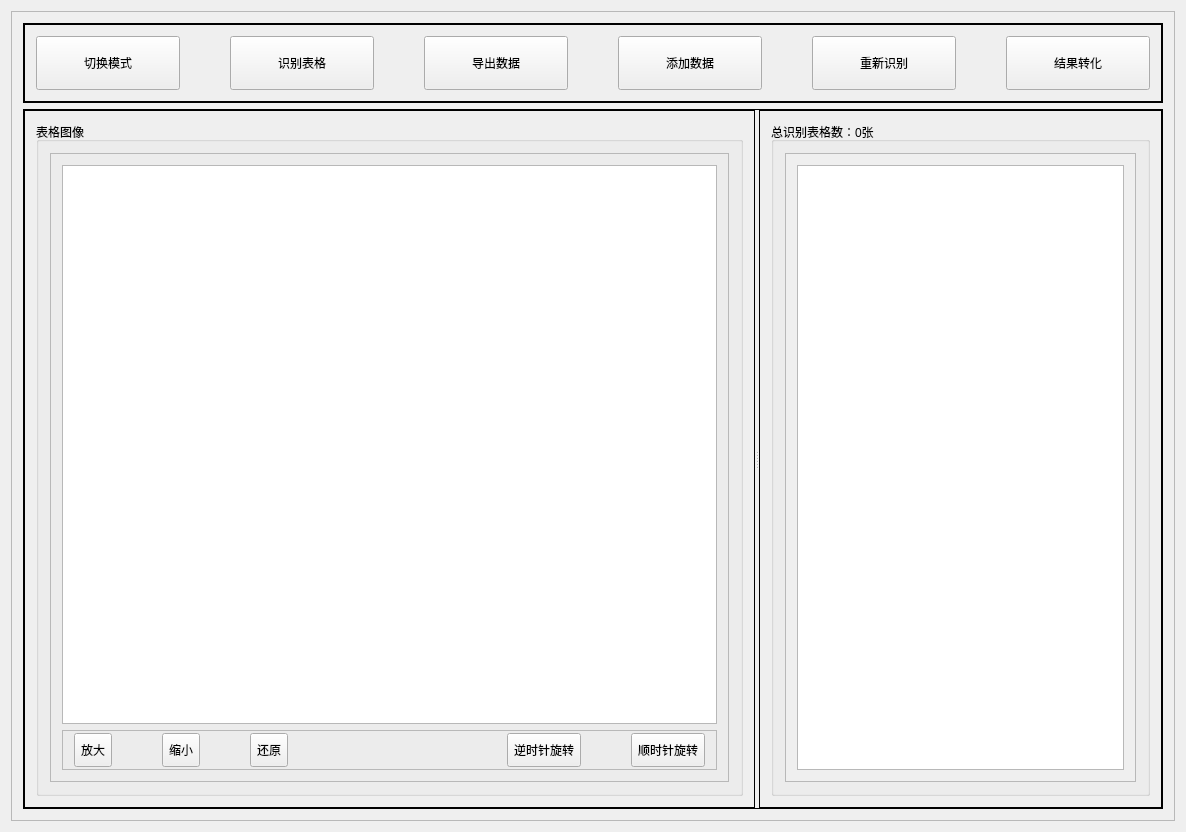
<?xml version="1.0" encoding="UTF-8"?>
<ui version="4.0">
 <class>FormImageAnalyzerClass</class>
 <widget class="QMainWindow" name="FormImageAnalyzerClass">
  <property name="geometry">
   <rect>
    <x>0</x>
    <y>0</y>
    <width>1178</width>
    <height>824</height>
   </rect>
  </property>
  <property name="windowTitle">
   <string>FormImageAnalyzer</string>
  </property>
  <widget class="QWidget" name="centralWidget">
   <layout class="QGridLayout" name="gridLayout">
    <item row="0" column="0">
     <widget class="QFrame" name="centra_frame">
      <property name="frameShape">
       <enum>QFrame::StyledPanel</enum>
      </property>
      <property name="frameShadow">
       <enum>QFrame::Raised</enum>
      </property>
      <layout class="QVBoxLayout" name="verticalLayout">
       <item>
        <widget class="QFrame" name="frame">
         <property name="minimumSize">
          <size>
           <width>0</width>
           <height>80</height>
          </size>
         </property>
         <property name="maximumSize">
          <size>
           <width>16777215</width>
           <height>80</height>
          </size>
         </property>
         <property name="frameShape">
          <enum>QFrame::WinPanel</enum>
         </property>
         <layout class="QHBoxLayout" name="horizontalLayout_2">
          <property name="spacing">
           <number>50</number>
          </property>
          <item>
           <widget class="QToolButton" name="Button_OpenPattern">
            <property name="sizePolicy">
             <sizepolicy hsizetype="Preferred" vsizetype="Preferred">
              <horstretch>0</horstretch>
              <verstretch>0</verstretch>
             </sizepolicy>
            </property>
            <property name="text">
             <string>切换模式</string>
            </property>
           </widget>
          </item>
          <item>
           <widget class="QToolButton" name="Button_Recognize">
            <property name="sizePolicy">
             <sizepolicy hsizetype="Preferred" vsizetype="Preferred">
              <horstretch>0</horstretch>
              <verstretch>0</verstretch>
             </sizepolicy>
            </property>
            <property name="text">
             <string>识别表格</string>
            </property>
           </widget>
          </item>
          <item>
           <widget class="QToolButton" name="Button_Save">
            <property name="sizePolicy">
             <sizepolicy hsizetype="Preferred" vsizetype="Preferred">
              <horstretch>0</horstretch>
              <verstretch>0</verstretch>
             </sizepolicy>
            </property>
            <property name="text">
             <string>导出数据</string>
            </property>
           </widget>
          </item>
          <item>
           <widget class="QToolButton" name="Button_AddData">
            <property name="sizePolicy">
             <sizepolicy hsizetype="Preferred" vsizetype="Preferred">
              <horstretch>0</horstretch>
              <verstretch>0</verstretch>
             </sizepolicy>
            </property>
            <property name="text">
             <string>添加数据</string>
            </property>
           </widget>
          </item>
          <item>
           <widget class="QToolButton" name="Button_Rerecognize">
            <property name="sizePolicy">
             <sizepolicy hsizetype="Preferred" vsizetype="Preferred">
              <horstretch>0</horstretch>
              <verstretch>0</verstretch>
             </sizepolicy>
            </property>
            <property name="text">
             <string>重新识别</string>
            </property>
           </widget>
          </item>
          <item>
           <widget class="QToolButton" name="Button_ExcelRead">
            <property name="sizePolicy">
             <sizepolicy hsizetype="Preferred" vsizetype="Preferred">
              <horstretch>0</horstretch>
              <verstretch>0</verstretch>
             </sizepolicy>
            </property>
            <property name="text">
             <string>结果转化</string>
            </property>
           </widget>
          </item>
         </layout>
        </widget>
       </item>
       <item>
        <widget class="QSplitter" name="splitter">
         <property name="minimumSize">
          <size>
           <width>1140</width>
           <height>700</height>
          </size>
         </property>
         <property name="frameShape">
          <enum>QFrame::Panel</enum>
         </property>
         <property name="orientation">
          <enum>Qt::Horizontal</enum>
         </property>
         <widget class="QFrame" name="frame_3">
          <property name="sizePolicy">
           <sizepolicy hsizetype="Expanding" vsizetype="Preferred">
            <horstretch>0</horstretch>
            <verstretch>0</verstretch>
           </sizepolicy>
          </property>
          <property name="frameShape">
           <enum>QFrame::Panel</enum>
          </property>
          <layout class="QVBoxLayout" name="verticalLayout_7">
           <item>
            <widget class="QGroupBox" name="groupBox_2">
             <property name="sizePolicy">
              <sizepolicy hsizetype="Expanding" vsizetype="Preferred">
               <horstretch>0</horstretch>
               <verstretch>0</verstretch>
              </sizepolicy>
             </property>
             <property name="title">
              <string>表格图像</string>
             </property>
             <layout class="QGridLayout" name="gridLayout_4">
              <item row="0" column="0">
               <widget class="QFrame" name="frame_2">
                <property name="frameShape">
                 <enum>QFrame::StyledPanel</enum>
                </property>
                <property name="frameShadow">
                 <enum>QFrame::Plain</enum>
                </property>
                <layout class="QGridLayout" name="gridLayout_3">
                 <item row="1" column="0">
                  <widget class="QFrame" name="frame_4">
                   <property name="minimumSize">
                    <size>
                     <width>0</width>
                     <height>40</height>
                    </size>
                   </property>
                   <property name="maximumSize">
                    <size>
                     <width>16777215</width>
                     <height>40</height>
                    </size>
                   </property>
                   <property name="frameShape">
                    <enum>QFrame::StyledPanel</enum>
                   </property>
                   <layout class="QHBoxLayout" name="horizontalLayout_3">
                    <property name="spacing">
                     <number>50</number>
                    </property>
                    <property name="topMargin">
                     <number>2</number>
                    </property>
                    <property name="bottomMargin">
                     <number>2</number>
                    </property>
                    <item>
                     <widget class="QToolButton" name="Button_ZoomIn">
                      <property name="sizePolicy">
                       <sizepolicy hsizetype="Preferred" vsizetype="Preferred">
                        <horstretch>0</horstretch>
                        <verstretch>0</verstretch>
                       </sizepolicy>
                      </property>
                      <property name="text">
                       <string>放大</string>
                      </property>
                     </widget>
                    </item>
                    <item>
                     <widget class="QToolButton" name="Button_ZoomOut">
                      <property name="sizePolicy">
                       <sizepolicy hsizetype="Preferred" vsizetype="Preferred">
                        <horstretch>0</horstretch>
                        <verstretch>0</verstretch>
                       </sizepolicy>
                      </property>
                      <property name="text">
                       <string>缩小</string>
                      </property>
                     </widget>
                    </item>
                    <item>
                     <widget class="QToolButton" name="Button_Recover">
                      <property name="sizePolicy">
                       <sizepolicy hsizetype="Preferred" vsizetype="Preferred">
                        <horstretch>0</horstretch>
                        <verstretch>0</verstretch>
                       </sizepolicy>
                      </property>
                      <property name="text">
                       <string>还原</string>
                      </property>
                     </widget>
                    </item>
                    <item>
                     <spacer name="horizontalSpacer">
                      <property name="orientation">
                       <enum>Qt::Horizontal</enum>
                      </property>
                      <property name="sizeHint" stdset="0">
                       <size>
                        <width>40</width>
                        <height>20</height>
                       </size>
                      </property>
                     </spacer>
                    </item>
                    <item>
                     <widget class="QToolButton" name="Button_Clockwise">
                      <property name="sizePolicy">
                       <sizepolicy hsizetype="Preferred" vsizetype="Preferred">
                        <horstretch>0</horstretch>
                        <verstretch>0</verstretch>
                       </sizepolicy>
                      </property>
                      <property name="text">
                       <string>逆时针旋转</string>
                      </property>
                     </widget>
                    </item>
                    <item>
                     <widget class="QToolButton" name="Button_Negative">
                      <property name="sizePolicy">
                       <sizepolicy hsizetype="Preferred" vsizetype="Preferred">
                        <horstretch>0</horstretch>
                        <verstretch>0</verstretch>
                       </sizepolicy>
                      </property>
                      <property name="text">
                       <string>顺时针旋转</string>
                      </property>
                     </widget>
                    </item>
                   </layout>
                  </widget>
                 </item>
                 <item row="0" column="0">
                  <widget class="MyGraphicsView" name="graphicsView"/>
                 </item>
                </layout>
               </widget>
              </item>
             </layout>
            </widget>
           </item>
          </layout>
         </widget>
         <widget class="QFrame" name="frame_1">
          <property name="sizePolicy">
           <sizepolicy hsizetype="Preferred" vsizetype="Preferred">
            <horstretch>0</horstretch>
            <verstretch>0</verstretch>
           </sizepolicy>
          </property>
          <property name="minimumSize">
           <size>
            <width>300</width>
            <height>0</height>
           </size>
          </property>
          <property name="frameShape">
           <enum>QFrame::Panel</enum>
          </property>
          <layout class="QVBoxLayout" name="verticalLayout_6">
           <item>
            <widget class="QGroupBox" name="groupBox_ListTitle">
             <property name="title">
              <string>总识别表格数：0张</string>
             </property>
             <layout class="QVBoxLayout" name="verticalLayout_8">
              <item>
               <widget class="QScrollArea" name="scrollArea_2">
                <property name="widgetResizable">
                 <bool>true</bool>
                </property>
                <widget class="QWidget" name="scrollAreaWidgetContents_2">
                 <property name="geometry">
                  <rect>
                   <x>0</x>
                   <y>0</y>
                   <width>326</width>
                   <height>644</height>
                  </rect>
                 </property>
                 <layout class="QGridLayout" name="gridLayout_2">
                  <item row="0" column="0">
                   <widget class="QTableView" name="tableView"/>
                  </item>
                 </layout>
                </widget>
               </widget>
              </item>
             </layout>
            </widget>
           </item>
          </layout>
         </widget>
        </widget>
       </item>
      </layout>
     </widget>
    </item>
   </layout>
  </widget>
 </widget>
 <layoutdefault spacing="6" margin="11"/>
 <customwidgets>
  <customwidget>
   <class>MyGraphicsView</class>
   <extends>QGraphicsView</extends>
   <header>mygraphicsview.h</header>
  </customwidget>
 </customwidgets>
 <resources>
  <include location="formimageanalyzer.qrc"/>
 </resources>
 <connections>
  <connection>
   <sender>Button_OpenPattern</sender>
   <signal>clicked(bool)</signal>
   <receiver>FormImageAnalyzerClass</receiver>
   <slot>OnButtonOpenPatten()</slot>
   <hints>
    <hint type="sourcelabel">
     <x>115</x>
     <y>72</y>
    </hint>
    <hint type="destinationlabel">
     <x>149</x>
     <y>0</y>
    </hint>
   </hints>
  </connection>
  <connection>
   <sender>Button_ZoomIn</sender>
   <signal>clicked(bool)</signal>
   <receiver>FormImageAnalyzerClass</receiver>
   <slot>OnButtonZoomIn()</slot>
   <hints>
    <hint type="sourcelabel">
     <x>81</x>
     <y>751</y>
    </hint>
    <hint type="destinationlabel">
     <x>0</x>
     <y>760</y>
    </hint>
   </hints>
  </connection>
  <connection>
   <sender>Button_ZoomOut</sender>
   <signal>clicked(bool)</signal>
   <receiver>FormImageAnalyzerClass</receiver>
   <slot>OnButtonZoomOut()</slot>
   <hints>
    <hint type="sourcelabel">
     <x>169</x>
     <y>756</y>
    </hint>
    <hint type="destinationlabel">
     <x>136</x>
     <y>853</y>
    </hint>
   </hints>
  </connection>
  <connection>
   <sender>Button_Recover</sender>
   <signal>clicked(bool)</signal>
   <receiver>FormImageAnalyzerClass</receiver>
   <slot>OnButtonRecover()</slot>
   <hints>
    <hint type="sourcelabel">
     <x>268</x>
     <y>748</y>
    </hint>
    <hint type="destinationlabel">
     <x>255</x>
     <y>855</y>
    </hint>
   </hints>
  </connection>
  <connection>
   <sender>Button_Clockwise</sender>
   <signal>clicked(bool)</signal>
   <receiver>FormImageAnalyzerClass</receiver>
   <slot>OnButtonNegativeRotate()</slot>
   <hints>
    <hint type="sourcelabel">
     <x>615</x>
     <y>770</y>
    </hint>
    <hint type="destinationlabel">
     <x>649</x>
     <y>878</y>
    </hint>
   </hints>
  </connection>
  <connection>
   <sender>Button_Negative</sender>
   <signal>clicked(bool)</signal>
   <receiver>FormImageAnalyzerClass</receiver>
   <slot>OnButtonClockwiseRotate()</slot>
   <hints>
    <hint type="sourcelabel">
     <x>744</x>
     <y>770</y>
    </hint>
    <hint type="destinationlabel">
     <x>775</x>
     <y>857</y>
    </hint>
   </hints>
  </connection>
  <connection>
   <sender>Button_AddData</sender>
   <signal>clicked(bool)</signal>
   <receiver>FormImageAnalyzerClass</receiver>
   <slot>OnButtonAddData()</slot>
   <hints>
    <hint type="sourcelabel">
     <x>665</x>
     <y>55</y>
    </hint>
    <hint type="destinationlabel">
     <x>668</x>
     <y>-108</y>
    </hint>
   </hints>
  </connection>
  <connection>
   <sender>Button_Recognize</sender>
   <signal>clicked(bool)</signal>
   <receiver>FormImageAnalyzerClass</receiver>
   <slot>OnButtonRecognize()</slot>
   <hints>
    <hint type="sourcelabel">
     <x>296</x>
     <y>66</y>
    </hint>
    <hint type="destinationlabel">
     <x>295</x>
     <y>-102</y>
    </hint>
   </hints>
  </connection>
 </connections>
 <slots>
  <slot>OnButtonOpenPatten()</slot>
  <slot>OnButtonZoomIn()</slot>
  <slot>OnButtonZoomOut()</slot>
  <slot>OnButtonRecover()</slot>
  <slot>OnButtonClockwiseRotate()</slot>
  <slot>OnButtonNegativeRotate()</slot>
  <slot>OnButtonAddData()</slot>
  <slot>OnButtonRecognize()</slot>
 </slots>
</ui>
